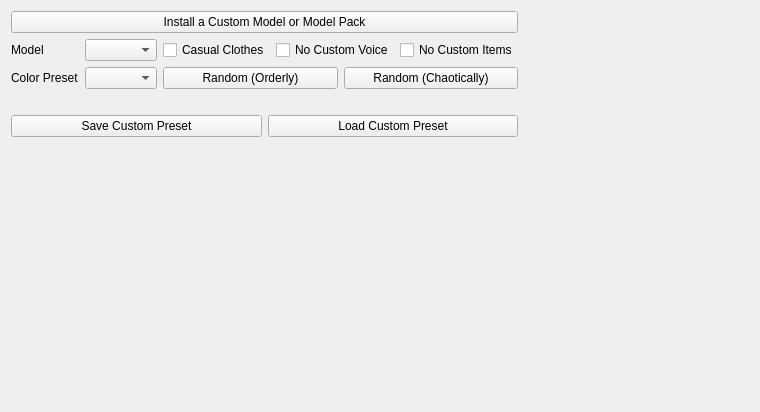
          <widget class="QWidget" name="tab_player_customization">
           <attribute name="title">
            <string>Player Customization</string>
           </attribute>
           <layout class="QVBoxLayout" name="verticalLayout_9">
            <item>
             <layout class="QHBoxLayout" name="horizontalLayout_14">
              <item>
               <layout class="QVBoxLayout" name="verticalLayout_10">
                <item>
                 <layout class="QGridLayout" name="gridLayout_5">
                  <item row="2" column="1">
                   <layout class="QHBoxLayout" name="horizontalLayout_11">
                    <item>
                     <widget class="QPushButton" name="randomize_all_custom_colors_together">
                      <property name="text">
                       <string>Random (Orderly)</string>
                      </property>
                     </widget>
                    </item>
                    <item>
                     <widget class="QPushButton" name="randomize_all_custom_colors_separately">
                      <property name="text">
                       <string>Random (Chaotically)</string>
                      </property>
                     </widget>
                    </item>
                   </layout>
                  </item>
                  <item row="2" column="0">
                   <layout class="QHBoxLayout" name="horizontalLayout_10">
                    <item>
                     <widget class="QLabel" name="label_for_custom_color_preset">
                      <property name="text">
                       <string>Color Preset</string>
                      </property>
                     </widget>
                    </item>
                    <item>
                     <widget class="QComboBox" name="custom_color_preset"/>
                    </item>
                   </layout>
                  </item>
                  <item row="1" column="0">
                   <layout class="QHBoxLayout" name="horizontalLayout_12">
                    <item>
                     <widget class="QLabel" name="label_for_custom_player_model">
                      <property name="text">
                       <string>Model</string>
                      </property>
                     </widget>
                    </item>
                    <item>
                     <widget class="QComboBox" name="custom_player_model"/>
                    </item>
                   </layout>
                  </item>
                  <item row="1" column="1">
                   <layout class="QHBoxLayout" name="horizontalLayout_13">
                    <item>
                     <widget class="QCheckBox" name="player_in_casual_clothes">
                      <property name="text">
                       <string>Casual Clothes</string>
                      </property>
                     </widget>
                    </item>
                    <item>
                     <widget class="QCheckBox" name="disable_custom_player_voice">
                      <property name="text">
                       <string>No Custom Voice</string>
                      </property>
                     </widget>
                    </item>
                    <item>
                     <widget class="QCheckBox" name="disable_custom_player_items">
                      <property name="text">
                       <string>No Custom Items</string>
                      </property>
                     </widget>
                    </item>
                   </layout>
                  </item>
                  <item row="0" column="0" colspan="2">
                   <widget class="QPushButton" name="install_custom_model">
                    <property name="text">
                     <string>Install a Custom Model or Model Pack</string>
                    </property>
                   </widget>
                  </item>
                  <item row="3" column="0" colspan="2">
                   <widget class="QLabel" name="custom_model_comment">
                    <property name="maximumSize">
                     <size>
                      <width>810</width>
                      <height>16777215</height>
                     </size>
                    </property>
                    <property name="text">
                     <string/>
                    </property>
                    <property name="textFormat">
                     <enum>Qt::PlainText</enum>
                    </property>
                    <property name="wordWrap">
                     <bool>true</bool>
                    </property>
                   </widget>
                  </item>
                 </layout>
                </item>
                <item>
                 <layout class="QVBoxLayout" name="custom_colors_layout"/>
                </item>
                <item>
                 <layout class="QHBoxLayout" name="horizontalLayout_18">
                  <item>
                   <widget class="QPushButton" name="save_custom_color_preset">
                    <property name="text">
                     <string>Save Custom Preset</string>
                    </property>
                   </widget>
                  </item>
                  <item>
                   <widget class="QPushButton" name="load_custom_color_preset">
                    <property name="text">
                     <string>Load Custom Preset</string>
                    </property>
                   </widget>
                  </item>
                 </layout>
                </item>
                <item>
                 <spacer name="verticalSpacer_4">
                  <property name="orientation">
                   <enum>Qt::Vertical</enum>
                  </property>
                  <property name="sizeHint" stdset="0">
                   <size>
                    <width>20</width>
                    <height>40</height>
                   </size>
                  </property>
                 </spacer>
                </item>
               </layout>
              </item>
              <item>
               <layout class="QVBoxLayout" name="verticalLayout_11">
                <item>
                 <widget class="QLabel" name="custom_model_preview_label">
                  <property name="sizePolicy">
                   <sizepolicy hsizetype="Fixed" vsizetype="Preferred">
                    <horstretch>0</horstretch>
                    <verstretch>0</verstretch>
                   </sizepolicy>
                  </property>
                  <property name="minimumSize">
                   <size>
                    <width>225</width>
                    <height>350</height>
                   </size>
                  </property>
                  <property name="text">
                   <string/>
                  </property>
                 </widget>
                </item>
                <item>
                 <spacer name="verticalSpacer_5">
                  <property name="orientation">
                   <enum>Qt::Vertical</enum>
                  </property>
                  <property name="sizeHint" stdset="0">
                   <size>
                    <width>20</width>
                    <height>40</height>
                   </size>
                  </property>
                 </spacer>
                </item>
               </layout>
              </item>
             </layout>
            </item>
           </layout>
          </widget>
